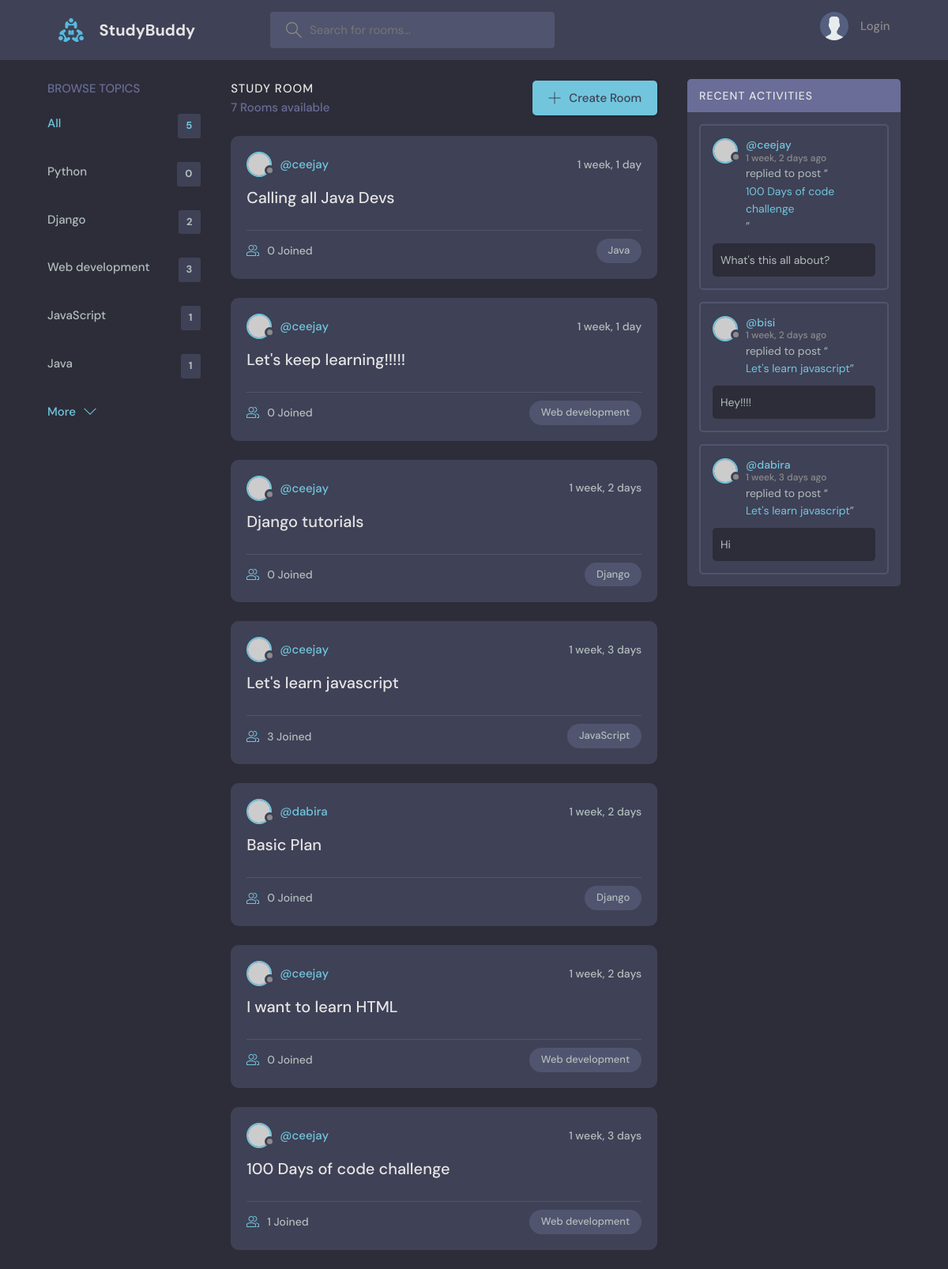
Before: / with the older database file.
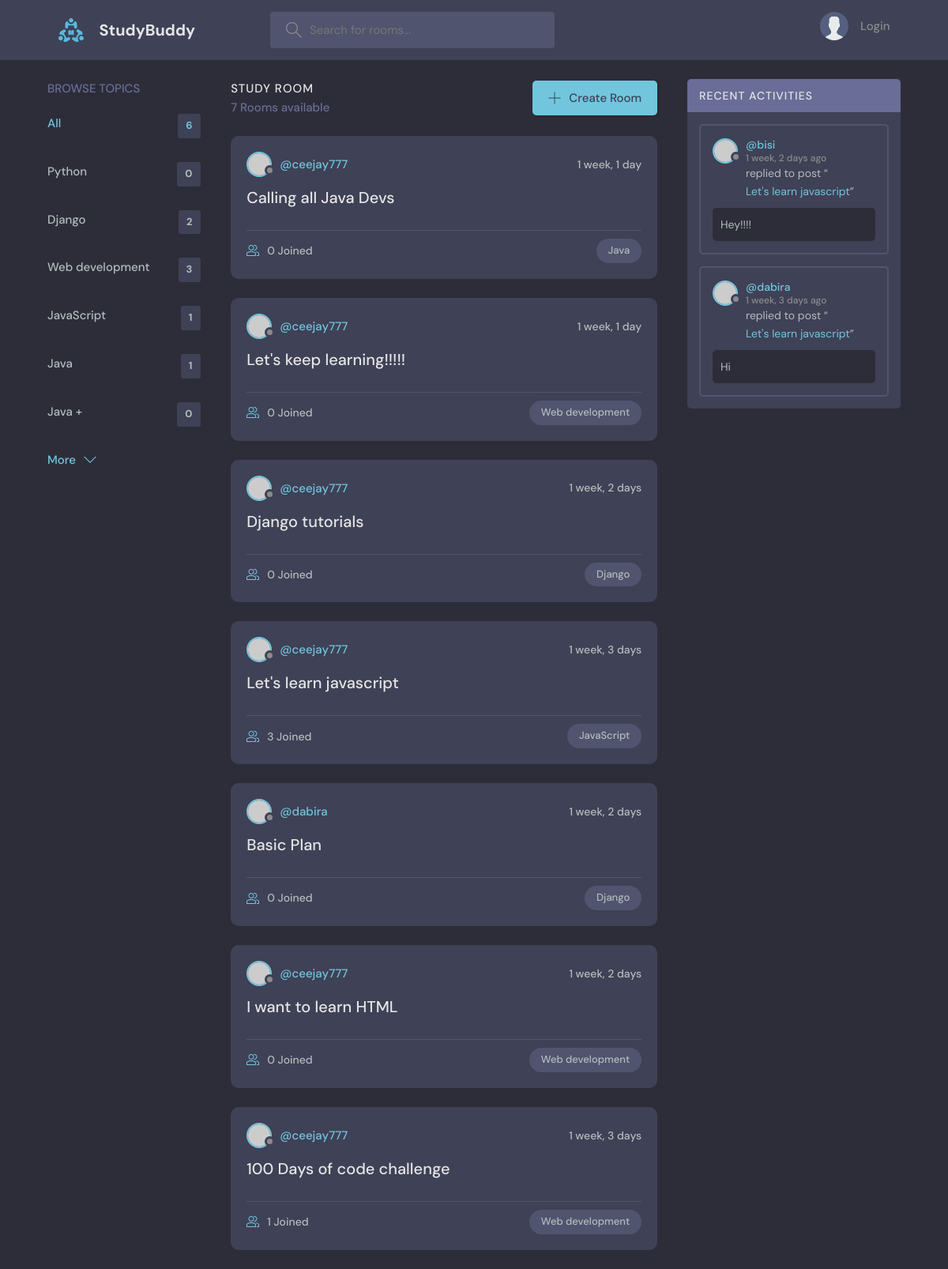
After: the same page with the newer database file.
### base/models.py (models this page shows, shortened)
class Topic(models.Model):
    name = models.CharField(max_length=200)
    def __str__(self):
        return self.name

class Room(models.Model):
    host = models.ForeignKey(User, on_delete=models.SET_NULL, null=True)
    topic = models.ForeignKey(Topic, on_delete=models.SET_NULL, null=True)
    name = models.CharField(max_length=200)
    description = models.TextField(null=True, blank=True)
    participants = models.ManyToManyField(User, related_name='participants', blank=True)
    updated = models.DateTimeField(auto_now=True)
    created = models.DateTimeField(auto_now_add=True)
    class Meta:
        ordering = ['-updated', '-created']
    def __str__(self):
        return str(self.name)

class Message(models.Model):
    user = models.ForeignKey(User, on_delete=models.CASCADE)
    room = models.ForeignKey(Room, on_delete=models.CASCADE)
    body = models.TextField()
    updated = models.DateTimeField(auto_now=True)
    created = models.DateTimeField(auto_now_add=True)
    class Meta:
        ordering = ['-updated', '-created']

### base/views.py (the view)
# urls.py: path('', views.home, name='home'),
def home(request):
    query = request.GET.get('query') if request.GET.get('query') != None else ''
    rooms = Room.objects.filter(Q(topic__name__icontains = query) | Q(name__icontains=query) | Q(description__icontains=query))
    topics = Topic.objects.all()
    room_count = rooms.count()
    room_messages = Message.objects.filter(Q(room__topic__name__icontains = query))
    context = {'rooms': rooms, 'topics': topics, 'room_count': room_count, 'room_messages': room_messages}
    return render(request, 'base/home.html', context)

### base/templates/base/home.html (shortened to what this page needs)
{% extends 'main.html' %} {% block content %}
<main class="layout layout--3">
  <div class="container">
    {% include 'base/topics_component.html' %}
    <div class="roomList">
      <div class="roomList__header">
        <div>
          <h2>Study Room</h2>
          <p>{{room_count}} Rooms available</p>
        </div>
        <a class="btn btn--main" href="{% url 'create-room' %}">
          <svg
            version="1.1"
            xmlns="http://www.w3.org/2000/svg"
            width="32"
            height="32"
            viewBox="0 0 32 32"
          >
            <title>add</title>
            <path
              d="M16.943 0.943h-1.885v14.115h-14.115v1.885h14.115v14.115h1.885v-14.115h14.115v-1.885h-14.115v-14.115z"
            ></path>
          </svg>
          Create Room
        </a>
      </div>
      {% include 'base/feed_component.html' %}
    </div>
    {% include 'base/activity_component.html' %}
  </div>
</main>
{% endblock content %}

### base/templates/base/topics_component.html
<div class="topics">
  <div class="topics__header">
    <h2>Browse Topics</h2>
  </div>
  <ul class="topics__list">
    <li>
      <a href="{% url 'home' %}" class="active"
        >All <span>{{topics.count}}</span></a
      >
    </li>
    {% for topic in topics %}
    <li>
      <a href="{% url 'home' %}?query={{topic.name}}"
        >{{topic.name}} <span>{{topic.room_set.all.count}}</span></a
      >
    </li>
    {%endfor %}
  </ul>
  <a class="btn btn--link" href="topics.html">
    More
    <svg
      version="1.1"
      xmlns="http://www.w3.org/2000/svg"
      width="32"
      height="32"
      viewBox="0 0 32 32"
    >
      <title>chevron-down</title>
      <path d="M16 21l-13-13h-3l16 16 16-16h-3l-13 13z"></path>
    </svg>
  </a>
</div>

### base/templates/base/feed_component.html (shortened to what this page needs)
{% for room in rooms %}
<div class="roomListRoom">
  <div class="roomListRoom__header">
    <a
      href="{% url 'user-profile' room.host.id %}"
      class="roomListRoom__author"
    >
      <div class="avatar avatar--small">
        <img src="https://randomuser.me/api/portraits/women/11.jpg" />
      </div>
      <span>@{{room.host.username}}</span>
    </a>
    <div class="roomListRoom__actions">
      <span>{{room.created|timesince}}</span>
    </div>
  </div>
  <div class="roomListRoom__content">
    <a href="{% url 'room' room.id %}">{{room.name}}</a>
  </div>
  <div class="roomListRoom__meta">
    <a href="{% url 'room' room.id %}" class="roomListRoom__joined">
      {{room.participants.all.count}} Joined
    </a>
    <p class="roomListRoom__topic">{{room.topic}}</p>
  </div>
</div>
{% endfor %}

### base/templates/base/activity_component.html (shortened to what this page needs)
<div class="activities">
  <div class="activities__header">
    <h2>Recent Activities</h2>
  </div>
  {% for message in room_messages %}
  <div class="activities__box">
    <div class="activities__boxHeader roomListRoom__header">
      <a
        href="{% url 'user-profile' message.user.id %}"
        class="roomListRoom__author"
      >
        <div class="avatar avatar--small">
          <img src="https://randomuser.me/api/portraits/women/11.jpg" />
        </div>
        <p>
          @{{message.user.username}}
          <span>{{message.created | timesince}} ago</span>
        </p>
      </a>
    </div>
    <div class="activities__boxContent">
      <p>
        replied to post “<a href="{% url 'room' message.room.id %}"
          >{{message.room}}</a
        >”
      </p>
      <div class="activities__boxRoomContent">{{message.body}}</div>
    </div>
  </div>
  {% endfor %}
</div>

Changed rows visible on the page:
removed Message: user.username "ceejay", created "1 week, 2 days", room "100 Days of code challenge", body "What's this all about?"
added Topic: name "Java +", room_set.all.count "0"
changed through a linked row, Room "Calling all Java Devs": host.username "ceejay" → "ceejay777"
changed through a linked row, Room "Let's keep learning!!!!!": host.username "ceejay" → "ceejay777"
changed through a linked row, Room "Django tutorials": host.username "ceejay" → "ceejay777"
changed through a linked row, Room "Let's learn javascript": host.username "ceejay" → "ceejay777"
changed through a linked row, Room "I want to learn HTML": host.username "ceejay" → "ceejay777"
changed through a linked row, Room "100 Days of code challenge": host.username "ceejay" → "ceejay777"
Other visible differences:
{{ topics.count }}: "5" → "6"
